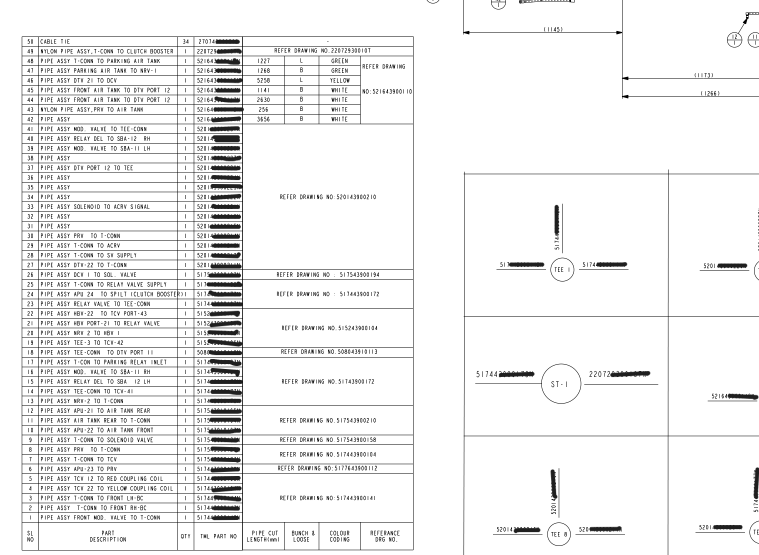
#> input picture image.png, 1518 x 1109 px (shown at 1/2 size)
$ python -i structure.py   (imports and definitions only)
#> lines starting #> are read from the running program, lines starting #| are printed output that depends on the picture; after the words box and inside, x2 and y2 are one past the last pixel; in counts of white or black regions, pixels touching at a corner belong together
"""
Stage 1: Table Structure Learning
Detects rows, columns, and merge regions WITHOUT touching OCR.
"""
import cv2
import numpy as np
from dataclasses import dataclass, field
from typing import Optional

@dataclass
class CellRegion:
    row: int                  # logical row index (0-based, ALWAYS preserved)
    col: int                  # logical column index
    bbox: tuple                # (x0, y0, x1, y1) in image coords
    merge_flag: bool = False
    merge_id: Optional[int] = None
    ocr_text: str = ""
    has_information: bool = False

@dataclass
class MergeRegion:
    merge_id: int
    row_start: int
    row_end: int               # inclusive
    col_start: int
    col_end: int                # inclusive
    bbox: tuple                 # union bbox (x0, y0, x1, y1)


def cluster_1d(coords, gap=5):
    if len(coords) == 0:
        return []
    coords = sorted(coords)
    clusters = []
    current = [coords[0]]
    for c in coords[1:]:
        if c - current[-1] <= gap:
            current.append(c)
        else:
            clusters.append(int(np.mean(current)))
            current = [c]
    clusters.append(int(np.mean(current)))
    return clusters


class TableStructure:
    """
    Learns row boundaries, column boundaries, and per-column merge
    regions from a table image. Contains NO OCR logic.
    """

    def __init__(self, gray_img, line_presence_thresh=0.5, row_frac_thresh=0.3,
                 col_frac_thresh=0.5, header_position="bottom"):
        """
        header_position: which row band of the grid holds the column
        header text -- "bottom" (default) or "top". This is a property of
        the document layout (many BOM sheets build the table upward from
        a title block, so the header row ends up at the bottom of the
        image, i.e. the table reads bottom-up), not something inferred
        from content. No OCR happens here; this only records which row
        index later stages should treat as the header.
        """
        self.gray = gray_img
        self.h, self.w = gray_img.shape
        self.line_presence_thresh = line_presence_thresh
        self.row_frac_thresh = row_frac_thresh
        self.col_frac_thresh = col_frac_thresh
        self.header_position = header_position

        # Pixel tolerances below (cluster_1d's line-coordinate grouping gap,
        # and the +/-N px window _line_exists_at/_vline_exists_at search
        # around an expected wall position) were originally hardcoded
        # constants tuned against ~300 DPI crops (2243px-wide reference
        # table). At a meaningfully higher render DPI, every gridline is
        # proportionally more pixels wide/further apart, so a fixed pixel
        # tolerance becomes too tight -- real walls fall outside the search
        # window, read as "missing", and get unioned into false merges.
        # Scaling both by the image's own width relative to that reference
        # keeps wall/grid-line detection resolution-independent instead of
        # silently degrading whenever dpi changes.
        _REFERENCE_W = 2243
        self._px_scale = self.w / _REFERENCE_W
        self._cluster_gap = max(5, round(5 * self._px_scale))
        self._boundary_tol = max(2, round(2 * self._px_scale))
        # Adaptive-threshold binarization also uses a fixed local
        # neighborhood (blockSize) to decide dark-vs-light per pixel. At
        # higher DPI, gridlines/strokes are proportionally thicker, so a
        # too-small fixed blockSize can end up sampling only a line's own
        # interior, making it locally indistinguishable from background --
        # lines drop out or turn spotty, and wall detection misreads them
        # as missing, causing false merges. Scale it the same way; must
        # stay odd and >=3 for cv2.adaptiveThreshold.
        block_size = max(3, round(15 * self._px_scale))
        if block_size % 2 == 0:
            block_size += 1

        self.bin_img = cv2.adaptiveThreshold(
            ~gray_img, 255, cv2.ADAPTIVE_THRESH_MEAN_C, cv2.THRESH_BINARY, block_size, -2
        )
        self._detect_horizontal_lines()
        self.Y = self._detect_rows()
        self.X = self._detect_columns_from_reference_row()
        self.n_rows = len(self.Y) - 1
        self.n_cols = len(self.X) - 1
        self.header_row_idx = (self.n_rows - 1) if header_position == "bottom" else 0

        self.cells: dict[tuple[int, int], CellRegion] = {}
        self.merge_regions: list[MergeRegion] = []
        self._build_grid()
        self._detect_merges()

    def _detect_horizontal_lines(self):
        horiz_size = max(5, self.w // 15)
        kernel = cv2.getStructuringElement(cv2.MORPH_RECT, (horiz_size, 1))
        lines = cv2.erode(self.bin_img, kernel)
        lines = cv2.dilate(lines, kernel)
        self.horiz_lines = lines

    def _detect_rows(self):
        row_sums = np.sum(self.horiz_lines, axis=1)
        y_rows = np.where(row_sums > (self.w * self.row_frac_thresh * 255))[0]
        Y = cluster_1d(list(y_rows), gap=self._cluster_gap)
        if len(Y) < 2:
            raise ValueError("Could not detect enough row lines to form a table.")
        return Y

    def _detect_columns_from_reference_row(self):
        """
        Column boundaries are calibrated ONCE from whichever row band
        (header or footer) is most fully gridded -- i.e. has the most
        detected vertical segments. This avoids relying on fragile
        per-row vertical lines that break under merged cells.
        """
        # Try multiple candidate reference bands (footer, header) and score
        # each by how EVENLY its detected boundaries are spaced -- a real
        # grid has fairly regular column widths, whereas noise-driven false
        # positives (e.g. OCR strokes mistaken for verticals in a
        # non-gridded text row) produce uneven, inflated boundary counts.
        # This replaces "pick whichever found the most lines", which was
        # picking up noise as if it were extra real columns.
        candidates = []
        bands = [
            (self.Y[-2], self.Y[-1]),  # footer row
            (self.Y[0], self.Y[1]),    # header/top row
        ]
        if len(self.Y) > 3:
            # a banner row at either edge (e.g. a full-width "PART
            # NO.-52164..." heading with no internal column dividers)
            # will score badly here and get skipped by regularity_score
            # below anyway -- these extra bands just mean the real
            # header/footer row one step in doesn't have to rely purely
            # on the OTHER edge's band happening to be well-formed
            bands.append((self.Y[1], self.Y[2]))     # second row from top
            bands.append((self.Y[-3], self.Y[-2]))   # second row from bottom
        for y0, y1 in bands:
            band = self.bin_img[y0:y1, :]
            vsize = max(5, (y1 - y0) // 2)
            vkernel = cv2.getStructuringElement(cv2.MORPH_RECT, (1, vsize))
            vlines = cv2.dilate(cv2.erode(band, vkernel), vkernel)
            col_sums = np.sum(vlines, axis=0)
            xs = np.where(col_sums > ((y1 - y0) * self.col_frac_thresh * 255))[0]
            X = cluster_1d(list(xs), gap=self._cluster_gap)
            candidates.append(X)

        def regularity_score(X):
            if len(X) < 3:
                return -1  # too few boundaries to trust
            widths = np.diff(X)
            cv_score = np.std(widths) / (np.mean(widths) + 1e-6)
            return -cv_score  # higher score is better (lower variation)

        scored = [(regularity_score(X), X) for X in candidates]
        scored = [s for s in scored if s[0] > -1]
        if not scored:
            raise ValueError("Could not detect column boundaries from header/footer rows.")
        best = max(scored, key=lambda s: s[0])[1]
        return best

    def _build_grid(self):
        """Every logical (row, col) gets a CellRegion. Row count is NEVER reduced here."""
        for r in range(self.n_rows):
            for c in range(self.n_cols):
                bbox = (self.X[c], self.Y[r], self.X[c + 1], self.Y[r + 1])
                self.cells[(r, c)] = CellRegion(row=r, col=c, bbox=bbox)

    def _line_exists_at(self, y_idx, col_i):
        """Is there a real horizontal rule at row-boundary y_idx, spanning column col_i?"""
        y = self.Y[y_idx]
        x0, x1 = self.X[col_i], self.X[col_i + 1]
        t = self._boundary_tol
        band = self.horiz_lines[max(0, y - t):y + t + 1, x0:x1]
        if band.size == 0:
            return False
        return (band.max(axis=0) > 0).mean() > self.line_presence_thresh

    def _vline_exists_at(self, x_idx, row_i):
        """Is there a real vertical rule at column-boundary x_idx, spanning row_i?"""
        x = self.X[x_idx]
        y0, y1 = self.Y[row_i], self.Y[row_i + 1]
        t = self._boundary_tol
        band = self.vert_lines[y0:y1, max(0, x - t):x + t + 1]
        if band.size == 0:
            return False
        return (band.max(axis=1) > 0).mean() > self.line_presence_thresh

    def _detect_vertical_lines_full(self):
        """Full-page vertical line mask, used for detecting missing walls
        BETWEEN columns within a single row (horizontal merges)."""
        vert_size = max(5, self.h // 20)
        kernel = cv2.getStructuringElement(cv2.MORPH_RECT, (1, vert_size))
        lines = cv2.erode(self.bin_img, kernel)
        lines = cv2.dilate(lines, kernel)
        self.vert_lines = lines

    def _detect_merges(self):
        """
        General 2D block merge detection. A merge is NOT limited to "same
        column, multiple rows" -- it can also span multiple columns within
        one row (e.g. a "REFER DRAWING NO..." banner with no internal
        column rules), or both at once. We detect this by building two
        "wall" grids (is there a real rule to the right of cell (r,c)? is
        there a real rule below cell (r,c)?) and then union-find cells
        together wherever the wall between them is missing. Each resulting
        connected component is one rectangular merge block.
        """
        self._detect_vertical_lines_full()

        n_r, n_c = self.n_rows, self.n_cols
        # right_wall[r][c] = True if a real vertical rule separates (r,c) from (r,c+1)
        right_wall = [[True] * (n_c - 1) for _ in range(n_r)]
        for r in range(n_r):
            for c in range(n_c - 1):
                right_wall[r][c] = self._vline_exists_at(c + 1, r)

        # bottom_wall[r][c] = True if a real horizontal rule separates (r,c) from (r+1,c)
        bottom_wall = [[True] * n_c for _ in range(n_r - 1)]
        for r in range(n_r - 1):
            for c in range(n_c):
                bottom_wall[r][c] = self._line_exists_at(r + 1, c)

        # Union-Find over the grid
        parent = {}
        def find(x):
            while parent[x] != x:
                parent[x] = parent[parent[x]]
                x = parent[x]
            return x
        def union(a, b):
            ra, rb = find(a), find(b)
            if ra != rb:
                parent[ra] = rb

        for r in range(n_r):
            for c in range(n_c):
                parent[(r, c)] = (r, c)

        for r in range(n_r):
            for c in range(n_c - 1):
                if not right_wall[r][c]:
                    union((r, c), (r, c + 1))
        for r in range(n_r - 1):
            for c in range(n_c):
                if not bottom_wall[r][c]:
                    union((r, c), (r + 1, c))

        # group cells by connected component
        groups = {}
        for r in range(n_r):
            for c in range(n_c):
                root = find((r, c))
                groups.setdefault(root, []).append((r, c))

        merge_id_counter = 0
        for root, members in groups.items():
            rows = [m[0] for m in members]
            cols = [m[1] for m in members]
            row_start, row_end = min(rows), max(rows)
            col_start, col_end = min(cols), max(cols)
            is_merge = len(members) > 1
            if is_merge:
                x0, y0 = self.X[col_start], self.Y[row_start]
                x1, y1 = self.X[col_end + 1], self.Y[row_end + 1]
                region = MergeRegion(merge_id=merge_id_counter, row_start=row_start,
                                      row_end=row_end, col_start=col_start,
                                      col_end=col_end, bbox=(x0, y0, x1, y1))
                self.merge_regions.append(region)
            for (r, c) in members:
                cell = self.cells[(r, c)]
                cell.merge_flag = is_merge
                cell.merge_id = merge_id_counter if is_merge else None
            if is_merge:
                merge_id_counter += 1

    def summary(self):
        merged = [m for m in self.merge_regions]
        return (f"{self.n_rows} rows x {self.n_cols} cols | "
                f"{len(merged)} merge regions (rectangular blocks)")

>>> import cv2
>>> picture = cv2.imread('image.png', cv2.IMREAD_GRAYSCALE)
#> picture is the input picture: shape (1109, 1518); min 0, max 255, mean 239
>>> result = TableStructure(picture).summary()
#> in __init__, `self.bin_img = cv2.adaptiveThreshold( ~gray_img, 255, cv2.ADAPTIVE_THR..`:
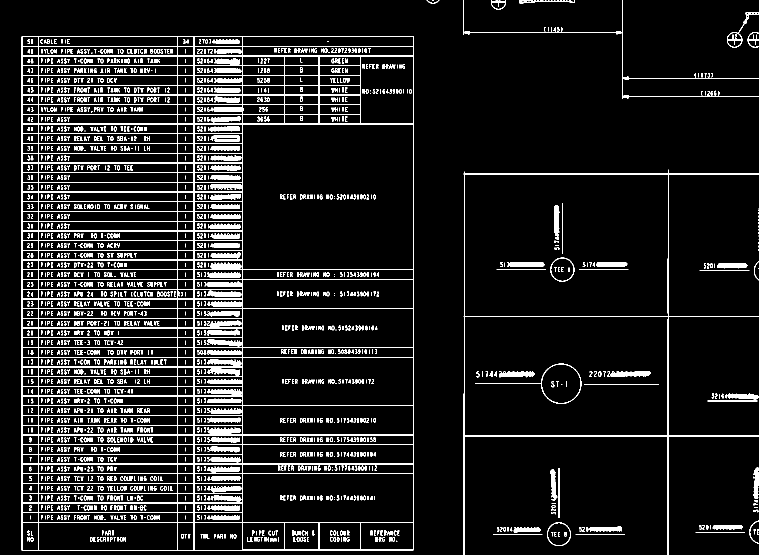
#> self.bin_img: shape (1109, 1518) (shown at 1/2 size); 9% white in thin lines or dots
#> in _detect_horizontal_lines, `lines = cv2.erode(self.bin_img, kernel)`: lines: shape (1109, 1518); 2.5% white in thin lines or dots, all inside (x1, y1, x2, y2) = (93, 64, 1518, 1101)
#> in _detect_horizontal_lines, `lines = cv2.dilate(lines, kernel)`:
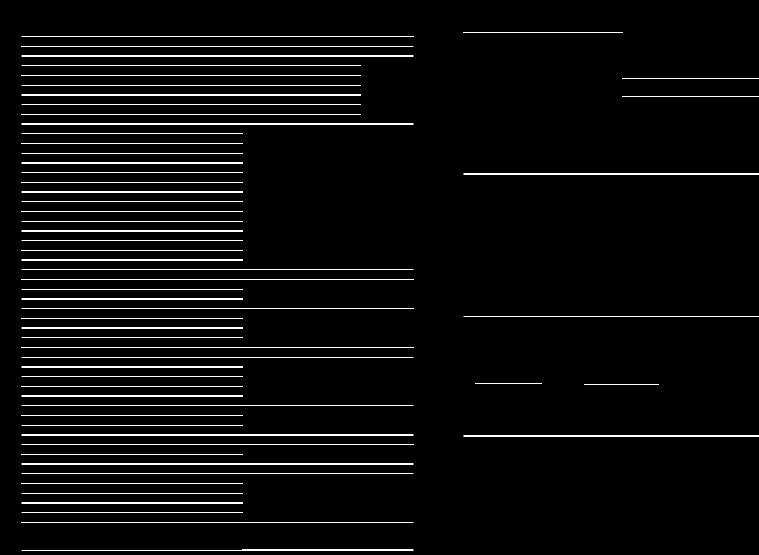
#> lines: shape (1109, 1518) (shown at 1/2 size); 3.1% white in thin lines or dots
#> in _detect_rows, `row_sums = np.sum(self.horiz_lines, axis=1)`: row_sums = 1109 values, max 199920 at index 73, min 0 at index 0, mean 11894.4
#> in _detect_rows, `y_rows = np.where(row_sums > (self.w * self.row_frac_thresh * 255))[0]`: y_rows = 35 values from 73 to 1100
#> in cluster_1d, `current = [coords[0]]`: current = [73]
#> the loop in cluster_1d, `for c in coords[1:]:` made 34 passes
#> (c, current) on passes 1, 2, 4, 5, 7, 8, 10, 11, 12, 14, 16, 17: (92, [92]), (111, [111]), (131, [131]), (150, [150]), (170, [170]), (189, [189]), (209, [209]), (228, [228]), (247, [247]), (347, [347]), (539, [539]), (558, [558])
#> c on passes 3, 6, 9, 13, 15, 18: 112, 151, 190, 248, 348, 559
#> after the loop in cluster_1d, `for c in coords[1:]:`: clusters = [73, 92, 111, 131, 150, 170, 189, 209, 228, 247, 347, 539, 558, 617, 632, 694, 714, 811, 870, 889, 927, 947, 1044]
#> in _detect_rows, `Y = cluster_1d(list(y_rows), gap=self._cluster_gap)`: Y = [73, 92, 111, 131, 150, 170, 189, 209, 228, 247, 347, 539, 558, 617, 632, 694, 714, 811, 870, 889, 927, 947, 1044, 1100]
#> in __init__, `self.Y = self._detect_rows()`: self.Y has the same summary as Y in _detect_rows
#> in _detect_columns_from_reference_row, `bands = [ (self.Y[-2], self.Y[-1]),`: bands = [(1044, 1100), (73, 92)]
#> the loop in _detect_columns_from_reference_row, `for y0, y1 in bands:` made 4 passes
#> (y0, y1, vsize, X) on passes 1, 4: (1044, 1100, 28, [43, 77, 354, 387, 484, 568, 637, 720, 826, 927, 1335]), (947, 1044, 48, [43, 77, 354, 387, 484, 826, 927, 1107, 1117, 1335, 1512])
#> (y0, y1, vsize, vkernel) on pass 2: (73, 92, 9, [1, 1, 1, 1, 1, 1, 1, 1, 1])
#> pass 1, in _detect_columns_from_reference_row, `band = self.bin_img[y0:y1, :]`:
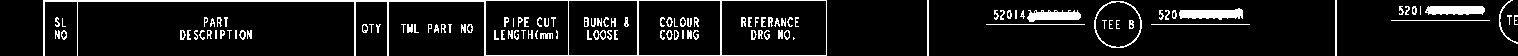
#> band: shape (56, 1518); 8.8% white; 113 white regions (21 under 20 px), largest, box (x1, y1, x2, y2) and area: (43, 0, 827, 56) 2378, (1179, 8, 1243, 20) 541, (1425, 6, 1485, 15) 480
#> pass 1, in _detect_columns_from_reference_row, `vlines = cv2.dilate(cv2.erode(band, vkernel), vkernel)`:
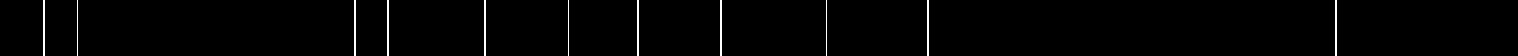
#> vlines: shape (56, 1518); 1.3% white in thin lines or dots, all inside (x1, y1, x2, y2) = (43, 0, 1337, 56)
#> after the loop in _detect_columns_from_reference_row, `for y0, y1 in bands:`:
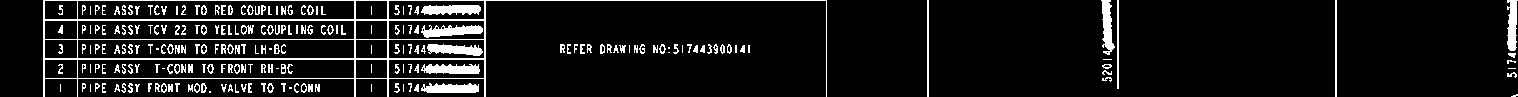
#> band: shape (97, 1518); 9.1% white; 223 white regions (48 under 20 px), largest, box (x1, y1, x2, y2) and area: (43, 0, 827, 97) 4348, (421, 25, 483, 38) 514, (421, 5, 481, 15) 492
#> after the loop in _detect_columns_from_reference_row, `for y0, y1 in bands:`: candidates = 4 items
#> in regularity_score, `widths = np.diff(X)`: widths = [34, 277, 33, 97, 84, 69, 83, 106, 101, 408]
#> in regularity_score, `cv_score = np.std(widths) / (np.mean(widths) + 1e-6)`: cv_score = 0.876
#> in _detect_columns_from_reference_row, `scored = [(regularity_score(X), X) for X in candidates]`: scored = 4 items
#> in _detect_columns_from_reference_row, `scored = [s for s in scored if s[0] > -1]`: scored = [(-0.876, [43, 77, 354, 387, 484, 568, 637, 720, 826, 927, 1335]), (-0.718, [43, 77, 354, 387, 484, 826, 927, 1107, 1117, 1335, 1512])]
#> in _detect_columns_from_reference_row, `best = max(scored, key=lambda s: s[0])[1]`: best = [43, 77, 354, 387, 484, 826, 927, 1107, 1117, 1335, 1512]
#> in __init__, `self.X = self._detect_columns_from_reference_row()`: self.X has the same summary as best in _detect_columns_from_reference_row
#> in __init__, `self.n_rows = len(self.Y) - 1`: self.n_rows = 23
#> in __init__, `self.n_cols = len(self.X) - 1`: self.n_cols = 10
#> in __init__, `self.header_row_idx = (self.n_rows - 1) if header_position == "bottom"..`: self.header_row_idx = 22
#> after the loop in _build_grid, `for r in range(self.n_rows):`: self.cells = 230 items
#> in _detect_vertical_lines_full, `kernel = cv2.getStructuringElement(cv2.MORPH_RECT, (1, vert_size))`: kernel = 55 values from 1 to 1
#> in _detect_vertical_lines_full, `lines = cv2.erode(self.bin_img, kernel)`:
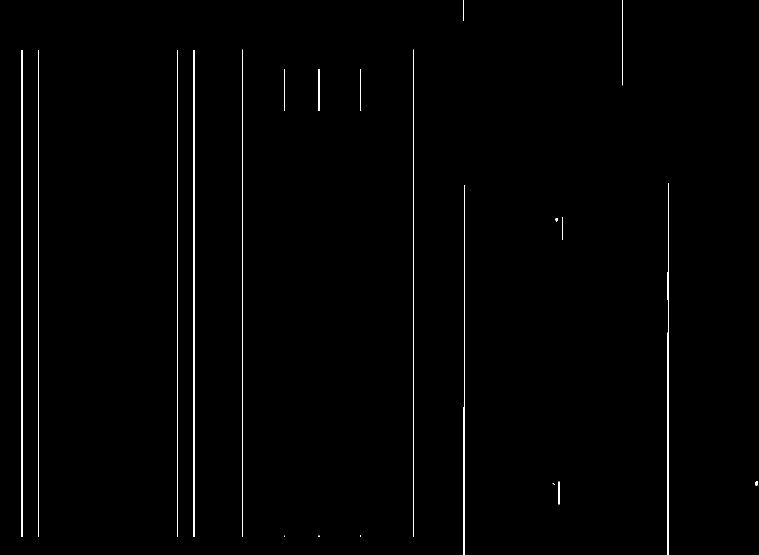
#> lines: shape (1109, 1518) (shown at 1/2 size); 0.79% white in thin lines or dots
#> in _detect_vertical_lines_full, `lines = cv2.dilate(lines, kernel)`:
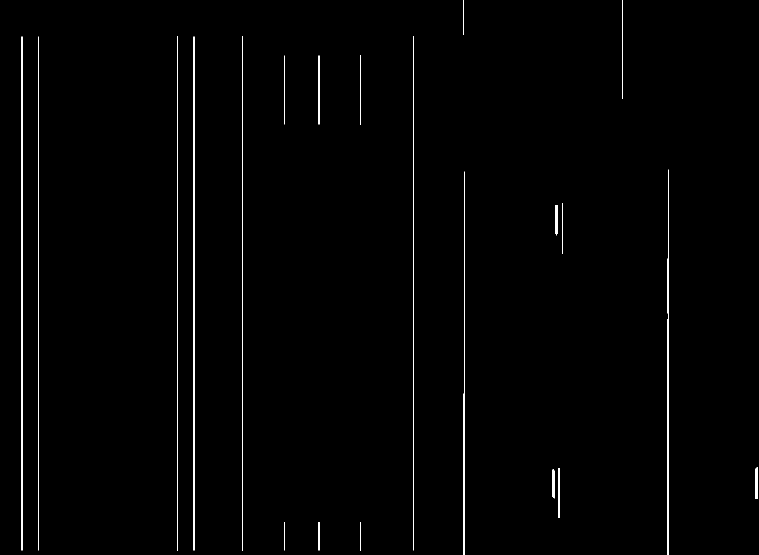
#> lines: shape (1109, 1518) (shown at 1/2 size); 0.93% white in thin lines or dots
#> in _detect_merges, `n_r, n_c = self.n_rows, self.n_cols`: n_r = 23; n_c = 10
#> in _detect_merges, `right_wall = [[True] * (n_c - 1) for _ in range(n_r)]`: right_wall = 23 items
#> the loop in _detect_merges, `for r in range(n_r):` made 23 passes
